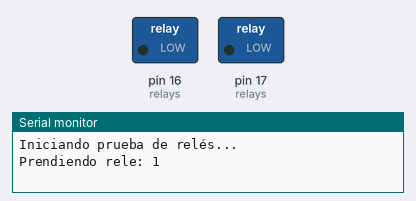
A sketch run on a simulated Arduino Uno, built with avr-gcc and run on an emulated ATmega328P. On the bench: switched loads named in the sketch (green lamp = pin HIGH), the last lines printed to the serial monitor.

Above: at 0.7 s.
At 1.6 s:
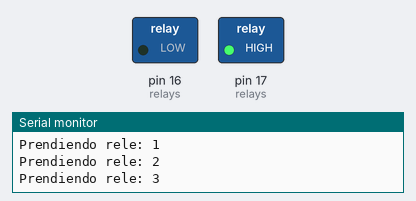
At 5.1 s:
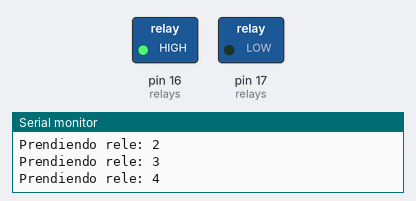
Timing chart, 0 to 6.4 s (numbered marks = the images above):
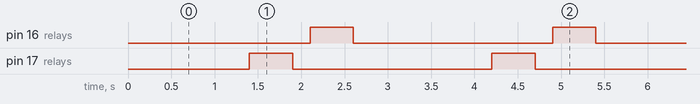

Measured:
- by itself, pin 16 (relays), pin 17 (relays): alternates HIGH for 0.50 s and LOW for 2.3 s
- by itself, everything shown: repeats every 2.8 s, in 4 steps

The sketch:

sketch_aug9a.ino
```cpp
// Pines de relés
#define RELAY4 16
#define RELAY3 17
#define RELAY2 23
#define RELAY1 32

// Array con los pines de los relés
int relays[] = {RELAY1, RELAY2, RELAY3, RELAY4};
int totalRelays = 4;

void setup() {
  Serial.begin(115200);

  // Configurar pines como salida
  for (int i = 0; i < totalRelays; i++) {
    pinMode(relays[i], OUTPUT);
    digitalWrite(relays[i], LOW);   // iniciar apagados
  }

  Serial.println("Iniciando prueba de relés...");
}

void loop() {

  // Secuencia de encendido uno por uno
  for (int i = 0; i < totalRelays; i++) {

    Serial.print("Prendiendo rele: ");
    Serial.println(i + 1);

    digitalWrite(relays[i], HIGH);  // Encender
    delay(500);                     // Mantener 500 ms

    digitalWrite(relays[i], LOW);   // Apagar
    delay(200);                     // Pequeña pausa
  }
}
```
